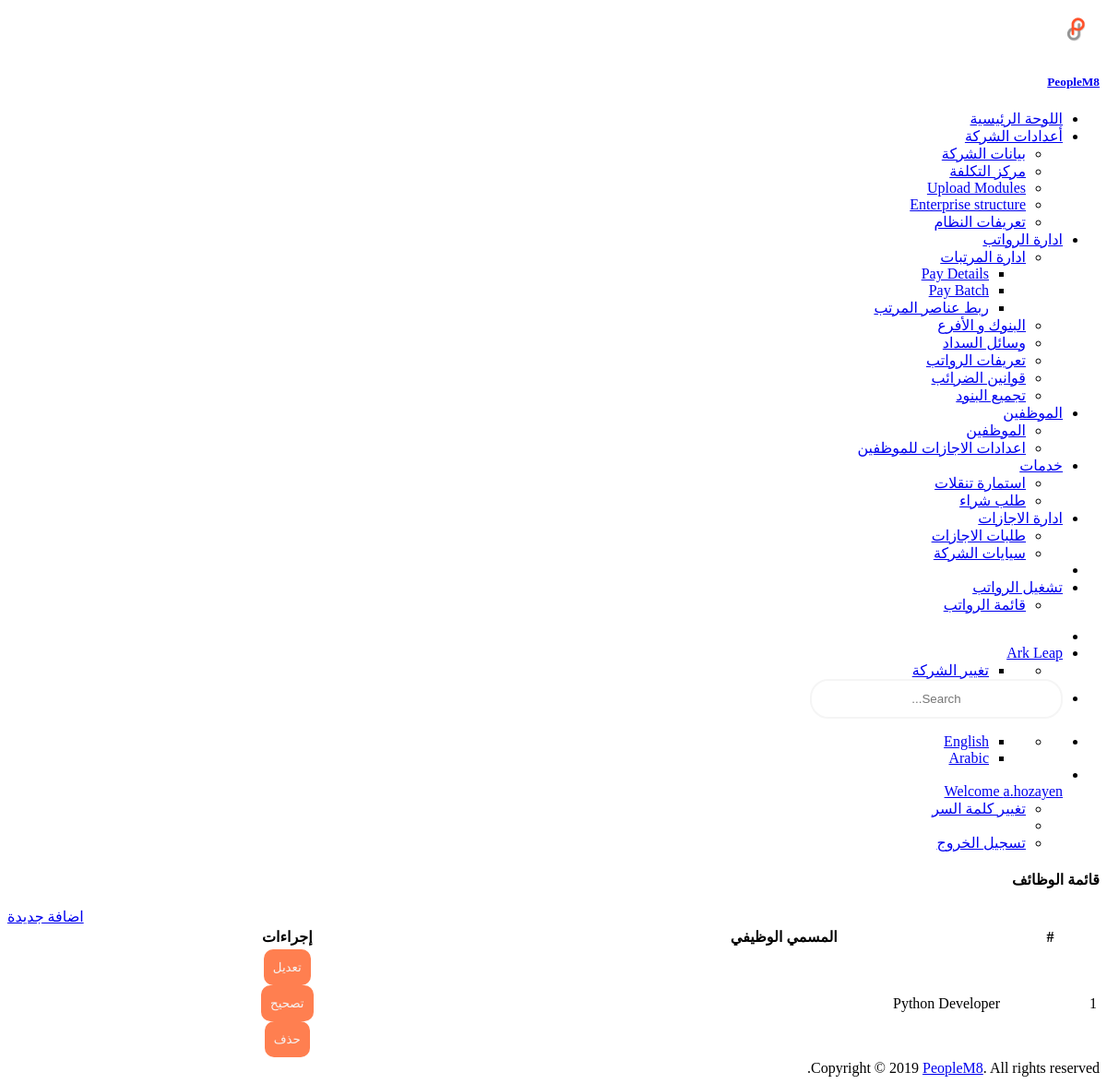
Page /com/assinment/jobs/list/ (signed in) on the committed database.
### custom_user/models.py (models this page shows)
class User(AbstractUser):
    emp_type_list = [("A", _("Admin")),
                     ("E", _("Employee"))]
    company = models.ForeignKey(Enterprise, null=True, blank=True, on_delete=models.CASCADE, related_name='company_user', verbose_name=_('Name'))
    employee_type = models.CharField(max_length=3, choices=emp_type_list, verbose_name=_('Employee Type'))
    business_unit_name = models.CharField(max_length=150, null=True, blank=True, verbose_name=_('Business Unit Name'))
    reg_tax_num = models.CharField(max_length=150, null=True, blank=True, verbose_name=_('Reg Tax Num'))
    commercail_record = models.CharField(max_length=150, null=True, blank=True, verbose_name=_('Commercail Record '))

### company/models.py (models this page shows, shortened)
class Enterprise(models.Model):
    enterprise_user = models.ForeignKey(settings.AUTH_USER_MODEL, on_delete=models.CASCADE, related_name="company_user")
    name = models.CharField(max_length=255, verbose_name=_('Company Name'))
    reg_tax_num = models.CharField(max_length=150, verbose_name=_('Reg Tax Num'))
    commercail_record = models.CharField(max_length=150, verbose_name=_('Commercial Record'))
    address1 = models.CharField(max_length=255, blank=True, null=True, verbose_name=_('Address1'))
    phone = models.CharField(max_length=255, blank=True, null=True, verbose_name=_('Phone'))
    mobile = models.CharField(max_length=255, blank=True, null=True, verbose_name=_('Mobile'))
    fax = models.CharField(max_length=255, blank=True, null=True, verbose_name=_('Fax'))
    email = models.EmailField(blank=True, null=True, verbose_name=_('Email'))
    country = models.ForeignKey(Country, on_delete=models.CASCADE, null=True, blank=True, verbose_name=_('Country'))
    slug = models.SlugField(blank=True, null=True)
    start_date = models.DateField(auto_now=False, auto_now_add=False, default=date.today, verbose_name=_('Start Date'))
    end_date = models.DateField(auto_now=False, auto_now_add=False, blank=True, null=True, verbose_name=_('End Date'))
    created_by = models.ForeignKey(settings.AUTH_USER_MODEL, blank=False, on_delete=models.CASCADE,
                                   related_name="company_created_by")
    creation_date = models.DateField(auto_now=True, auto_now_add=False)
    last_update_by = models.ForeignKey(settings.AUTH_USER_MODEL, blank=True, null=True, on_delete=models.CASCADE,
                                       related_name="company_last_update_by")
    last_update_date = models.DateField(auto_now=False, auto_now_add=True)
    attribute1 = models.CharField(max_length=255)
    attribute2 = models.CharField(max_length=255)
    attribute3 = models.CharField(max_length=255)
    attribute4 = models.CharField(max_length=255)
    attribute5 = models.CharField(max_length=255)
    attribute6 = models.CharField(max_length=255)
    attribute7 = models.CharField(max_length=255)
    attribute8 = models.CharField(max_length=255)
    attribute9 = models.CharField(max_length=255)
    attribute10 = models.CharField(max_length=255)
    attribute11 = models.CharField(max_length=255)
    attribute12 = models.CharField(max_length=255)
    attribute13 = models.CharField(max_length=255)
    attribute14 = models.CharField(max_length=255)
    attribute15 = models.CharField(max_length=255)
    def __str__(self):
        return self.name

class Job(models.Model):
    enterprise = models.ForeignKey(Enterprise, on_delete=models.CASCADE, related_name='job_enterprise',
                                   verbose_name=_('Enterprise Name'))
    job_user = models.ForeignKey(settings.AUTH_USER_MODEL, on_delete=models.CASCADE)
    job_name = models.CharField(max_length=100, verbose_name=_('Job Name'))
    job_description = models.CharField(max_length=255, blank=True, null=True, verbose_name=_('Job Description'))
    objects = JobManager()
    start_date = models.DateField(auto_now=False, auto_now_add=False, default=date.today, verbose_name=_('Start Date'))
    end_date = models.DateField(auto_now=False, auto_now_add=False, blank=True, null=True, verbose_name=_('End Date'))
    created_by = models.ForeignKey(settings.AUTH_USER_MODEL, blank=False, on_delete=models.CASCADE,
                                   related_name="job_created_by")
    creation_date = models.DateField(auto_now=True, auto_now_add=False)
    last_update_by = models.ForeignKey(settings.AUTH_USER_MODEL, blank=False, on_delete=models.CASCADE,
                                       related_name="job_last_update_by")
    last_update_date = models.DateField(auto_now=False, auto_now_add=True)
    attribute1 = models.CharField(max_length=255)
    attribute2 = models.CharField(max_length=255)
    attribute3 = models.CharField(max_length=255)
    attribute4 = models.CharField(max_length=255)
    attribute5 = models.CharField(max_length=255)
    attribute6 = models.CharField(max_length=255)
    attribute7 = models.CharField(max_length=255)
    attribute8 = models.CharField(max_length=255)
    attribute9 = models.CharField(max_length=255)
    attribute10 = models.CharField(max_length=255)
    attribute11 = models.CharField(max_length=255)
    attribute12 = models.CharField(max_length=255)
    attribute13 = models.CharField(max_length=255)
    attribute14 = models.CharField(max_length=255)
    attribute15 = models.CharField(max_length=255)

### company/views.py (the view)
# urls.py: path('jobs/list/', views.listJobView, name='list-jobs'),
@login_required(login_url='home:user-login')
def listJobView(request):
    if request.method == 'GET':
        job_list = Job.objects.all(request.user)
    myContext = {"page_title": _("List jobs"), 'job_list': job_list}
    return render(request, 'job-list.html', myContext)

### company/manager.py (called while the page is built)
    def all(self, user, *args, **kwargs):
        return super(JobManager, self).filter(enterprise=user.company).filter(
            Q(end_date__gt=date.today()) | Q(end_date__isnull=True))

### company/templates/job-list.html (shortened to what this page needs)
{% extends 'master.html'%}
{% load staticfiles%}
{% load crispy_forms_tags %}
{% load l10n %}
{% load i18n %}
{% block body%}
<div class="container-fluid">
  <div class="row" style="margin-left:0px;">
    <div class="col-md-8">
      <h4 class="c-grey-900">{{page_title|title}}</h4>
    </div>
    <div class="col-md-4">
      <div class="gap-10 peers {% if LANGUAGE_BIDI %} push-left {% else %} push-right {% endif %} ">
        <div class="peer"><a href="{% url 'company:job-create' %}" class="btn cur-p btn-primary">{% trans "Add" %}</a></div>
      </div>
    </div>
  </div>
  <div class="row" style="margin-left:0px;">
    <div class="col-md-12">
      <div class="bgc-white bd bdrs-3 p-20 mB-20">
        <table class="table table-striped table-bordered" id="dataTable" width="100%">
          <thead>
            <tr>
              <th>#</th>
              <th width="40%">{% trans "Job Name" %}</th>
              <th>{% trans "Actions" %}</th>
            </tr>
          </thead>
          <tbody>
            {% for job in job_list %}
            <tr>
              <td scope="row">{{ forloop.counter }}</td>
              <td>{{ job.job_name }}</td>
              <td class="Actions">
                <div class="w-100 gap-10 peers {% if LANGUAGE_BIDI %} push-left {% else %} push-right {% endif %}">
                  <div class="peer">
                    <a href="{% url 'company:job-update' pk=job.id %}">
                      <button type="button" class="btn cur-p btn-outline-primary">{% trans "Update" %}</button>
                    </a>
                  </div>
                  <div class="peer">
                    <a href="{% url 'company:job-correct' pk=job.id %}">
                      <button type="button" class="btn cur-p btn-outline-success">{% trans "Correction" %}</button>
                    </a>
                  </div>
                  <div class="peer">
                    <a href="#">
                      <button type="button" class="btn cur-p btn-outline-danger" data-toggle="modal" data-target="#delete-modal{{job.pk}}">{% trans "Delete" %}</button>
                    </a>
                  </div>
                </div>
              </td>
            </tr>
            {% endfor %}
          </tbody>
        </table>
      </div>
    </div>
  </div>
</div>
{% endblock body%}

### MashreqPayroll/templates/top_nav.html (shortened to what this page needs)
{% load staticfiles %}
{% load i18n %}
{% load l10n %}
{% get_current_language_bidi as LANGUAGE_BIDI %}
<div class="header-container">
  <ul class="{% if LANGUAGE_BIDI %} nav-right {% else %} nav-left {% endif %}">
    <li><a id="sidebar-toggle" class="sidebar-toggle" href="javascript:void(0);"></a></li>
    <li class="notifications dropdown">
      <a href="#" class="dropdown-toggle no-after" data-toggle="dropdown">
        {% if LANGUAGE_BIDI %}
        <span class="fsz-sm c-grey-900">{{request.user.company}}</span>
        {% else %}
        <span class="fsz-sm c-grey-900">{{request.user.company}}</span>
        <i class="ti-angle-down" style="font-size: xx-small;"></i>
        {% endif %}
      </a>
      <ul class="dropdown-menu" style="min-width: 125px;">
        <li>
          <ul class="dropdown-menu p-5 fsz-sm" style="position: relative;">
            <li><a href="{% url 'company:user-companies-list' %}" class="d-b td-n pY-5 bgcH-grey-100 c-grey-700">{% trans "Change Company" %}</a></li>
          </ul>
        </li>
      </ul>
    </li>
    <li class="search-input"><input class="form-control" type="text" placeholder="Search..."></li>
  </ul>
  <ul class="{% if LANGUAGE_BIDI %} nav-left {% else %} nav-right {% endif %}">
    <li class="notifications dropdown">
      <ul class="dropdown-menu" style="min-width: 125px;">
        <li>
          <ul class="ovY-a pos-r scrollable lis-n p-0 m-0 fsz-sm">
            <li><a href="{% url 'home:en' %}" class="peers fxw-nw td-n p-20 bdB c-grey-800 cH-blue bgcH-grey-100">English</a></li>
            <li><a href="{% url 'home:ar' %}" class="peers fxw-nw td-n p-20 bdB c-grey-800 cH-blue bgcH-grey-100">Arabic</a></li>
          </ul>
        </li>
      </ul>
    </li>
    <li class="dropdown">
      <a href="#" class="dropdown-toggle no-after peers fxw-nw ai-c lh-1" data-toggle="dropdown">
        <div class="peer mR-10"><img class="w-2r bdrs-50p" src="#" alt=""></div>
        <div class="peer"><span class="fsz-sm c-grey-900">Welcome {{request.user}}</span></div>
      </a>
      <ul class="dropdown-menu fsz-sm">
        <li>
          {% if user.is_authenticated %}
          <a href="{% url 'home:password_change' %}" class="d-b td-n pY-5 bgcH-grey-100 c-grey-700">
            <span>{% trans "Change Password" %}</span>
          </a>
          {% endif %}
        </li>
        <li role="separator" class="divider"></li>
        {% if user.is_authenticated %}
        <li>
          <a href="{% url 'home:logout' %}" class="d-b td-n pY-5 bgcH-grey-100 c-grey-700">
             <span>{% trans "Log out" %}</span>
          </a>
        </li>
        {% else %}
        <li>
          <a href="{% url 'home:user-login' %}" class="d-b td-n pY-5 bgcH-grey-100 c-grey-700">
            <i class="ti-power-off mR-10"></i> <span>{% trans "Log in" %}</span>
          </a>
        </li>
        {% endif %}
      </ul>
    </li>
  </ul>
</div>

### MashreqPayroll/static/css/style-main-ar.css (style rules this page uses)
body { text-align: right !important; }
input { border: 2px solid whitesmoke; border-radius: 20px; padding: 12px 10px; text-align: center; width: 250px; }
button { border: none; border-radius: 10px; padding: 12px 10px; text-align: center; cursor: pointer; background: coral; color: whitesmoke; }
.Actions { display: block ruby; text-align: center; }
.push-left { float: left; }

### MashreqPayroll/static/css/style.css (style rules this page uses)
th { text-align: center; }

### rows in the picture
User: user.company "Ark Leap", user "a.hozayen"
Job: job_name "Python Developer"

### other values in the picture
{{ page_title|title }} "قائمة الوظائف"
